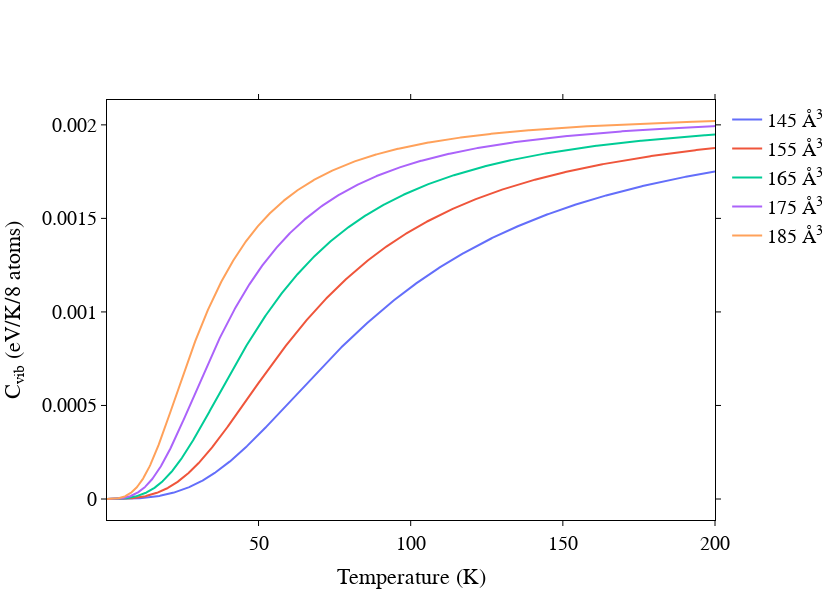
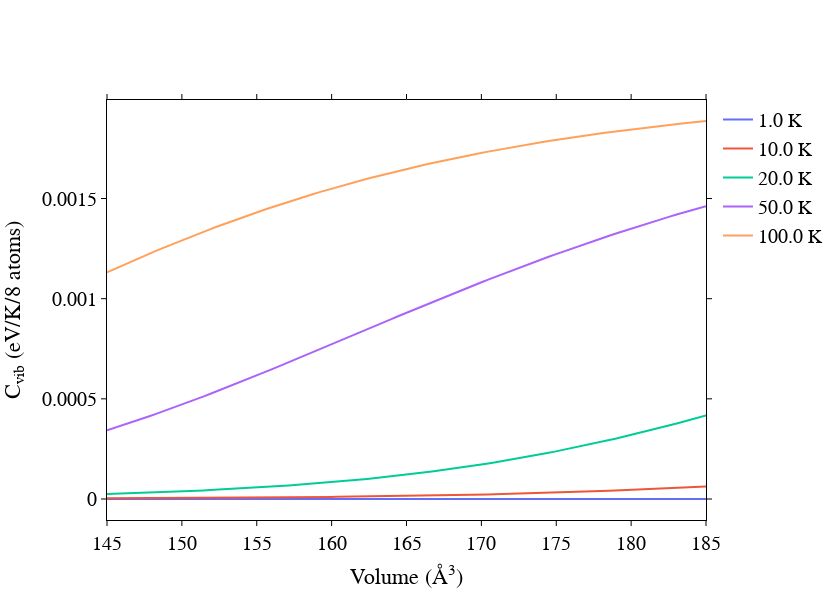

These figures' notebook cell, in order:
### Code cell
c_t_fig.show()
c_v_fig.show()
